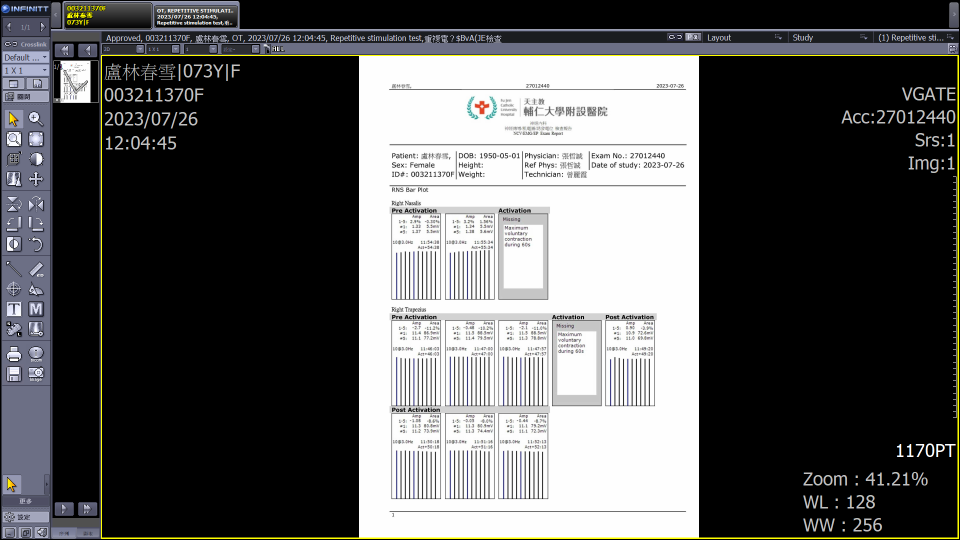
#> input picture server/images/1.png, 1920 x 1080 px, found by its file name (shown at 1/2 size)
$ python 0305.py
#> lines starting #> are read from the running program, lines starting #| are printed output that depends on the picture
import json
import numpy as np
from PIL import Image
import pytesseract
import cv2
import re


def recognize(image_path):
    croped_image = Image.open(image_path)
    result_data = perform_ocr(croped_image)
    return result_data


def crop(image_path):
    # Read the image
    image = Image.open(image_path)
#> image is the input picture: PIL image 1920x1080 RGBA; mean R, G, B, A 89.5, 89.8, 89.9, 255
    image_array = np.array(image)

    # Resize the image
    resized_image = cv2.resize(image_array, (1920, 1080))

    crop_dimensions_main = [(600, 620, 750, 400)]
    for i, (w, h, x, y) in enumerate(crop_dimensions_main, start=1):
        # Crop the image
        crop_image = resized_image[y:y + h, x:x + w]
#> this loop made 1 pass
#> pass 1, in crop, `crop_image = resized_image[y:y + h, x:x + w]`:
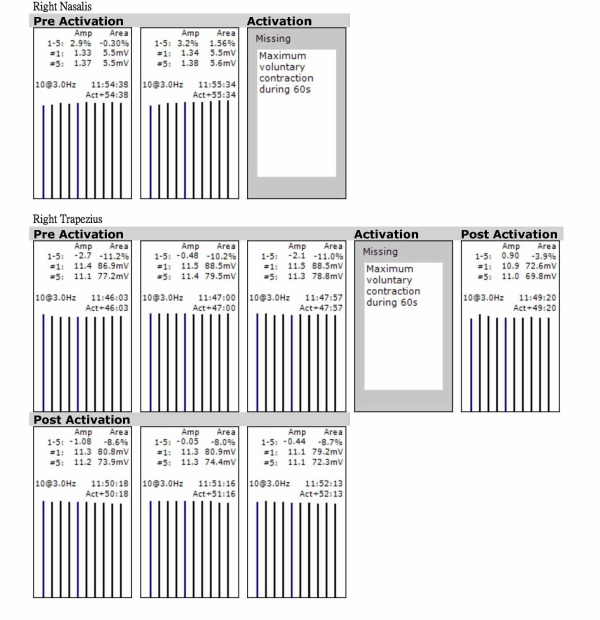
#> crop_image: shape (620, 600, 4); mean R, G, B, A 230.9, 230.8, 231.5, 255
    resized_image = cv2.resize(
        crop_image, None, fx=2, fy=2, interpolation=cv2.INTER_CUBIC)

    return resized_image


crop_dimensions_data = [(125, 55, 352, 80), (125, 55, 350, 503),
                        (125, 55, 145, 503), (125, 55, 135, 875), (
                        125, 55, 350, 875), (122, 55, 563, 875)]


def perform_ocr(resized_image):
    result = []
#> (the run stopped early here; a loop or call above may not have finished)

$ run again, with server/images/2.png copied over server/images/1.png
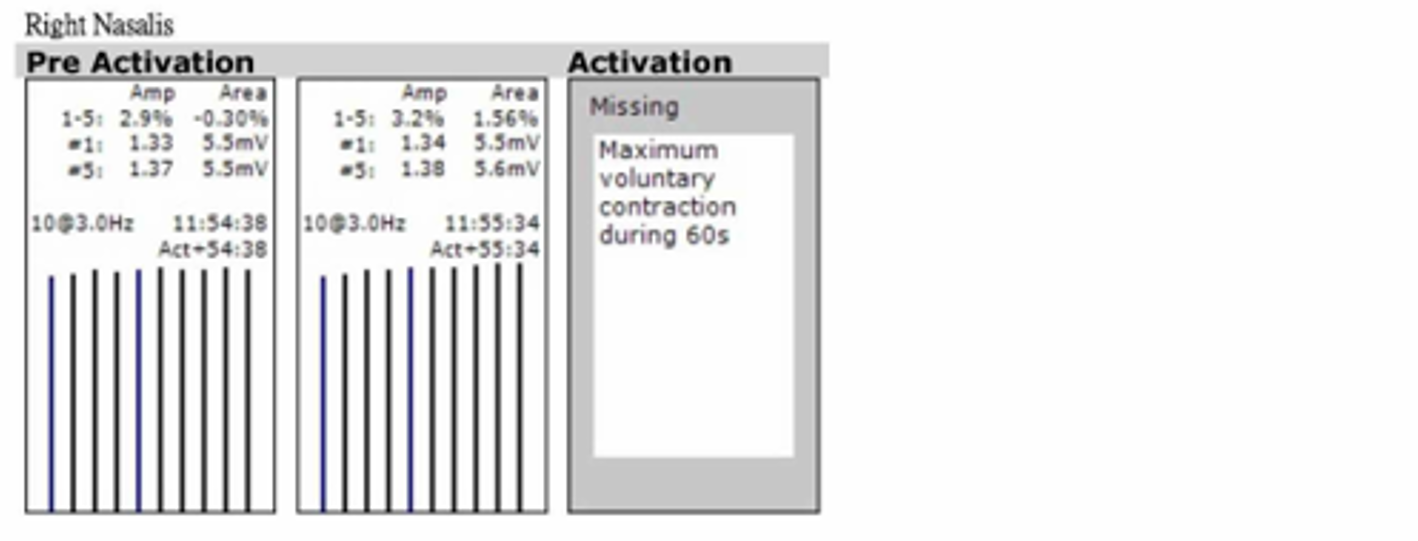
#> input picture server/images/2.png, 1418 x 541 px, found by its file name
#> in crop, image is the input picture: PIL image 1418x541 RGBA; mean R, G, B, A 234.2, 234.1, 234.6, 255
#> in crop, `resized_image = cv2.resize(image_array, (1920, 1080))`:
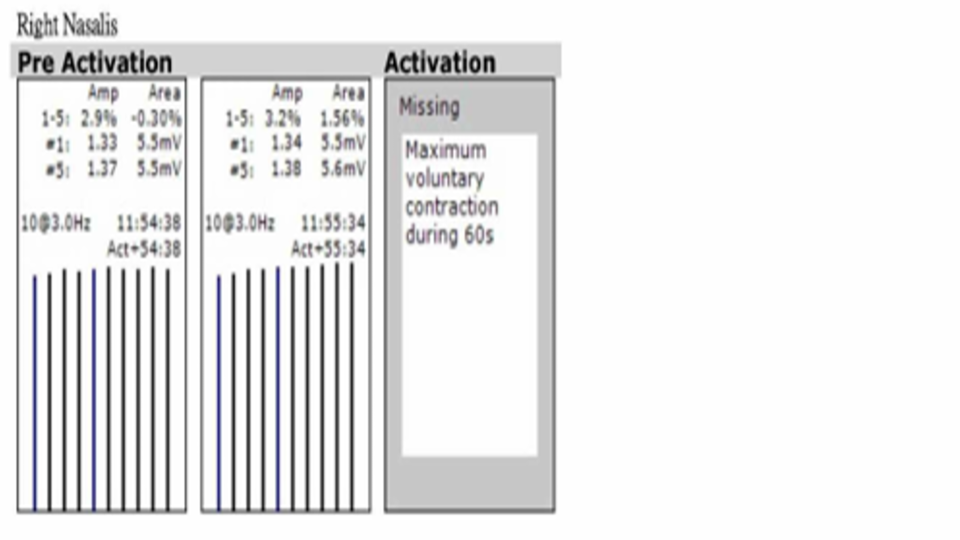
#> resized_image: shape (1080, 1920, 4) (shown at 1/2 size); mean R, G, B, A 234.1, 234.1, 234.6, 255
#> the loop in crop, `for i, (w, h, x, y) in enumerate(crop_dimensions_main, start=1):` made 1 pass
#> pass 1, in crop, `crop_image = resized_image[y:y + h, x:x + w]`:
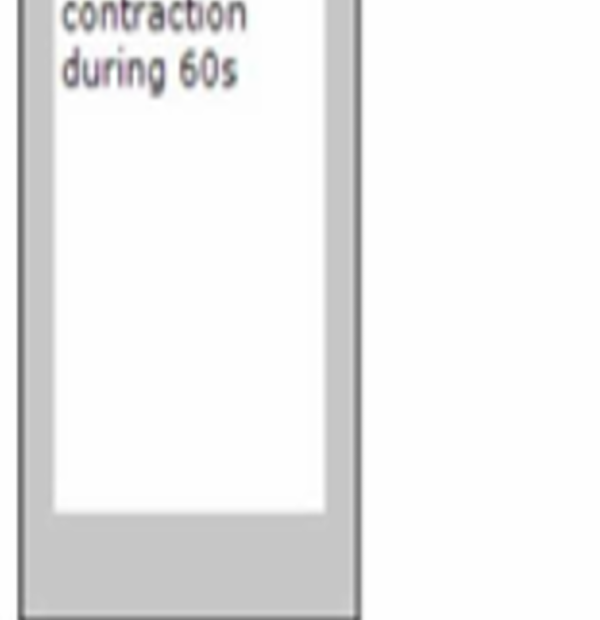
#> crop_image: shape (620, 600, 4); mean R, G, B, A 238.4, 238.3, 238.4, 255
